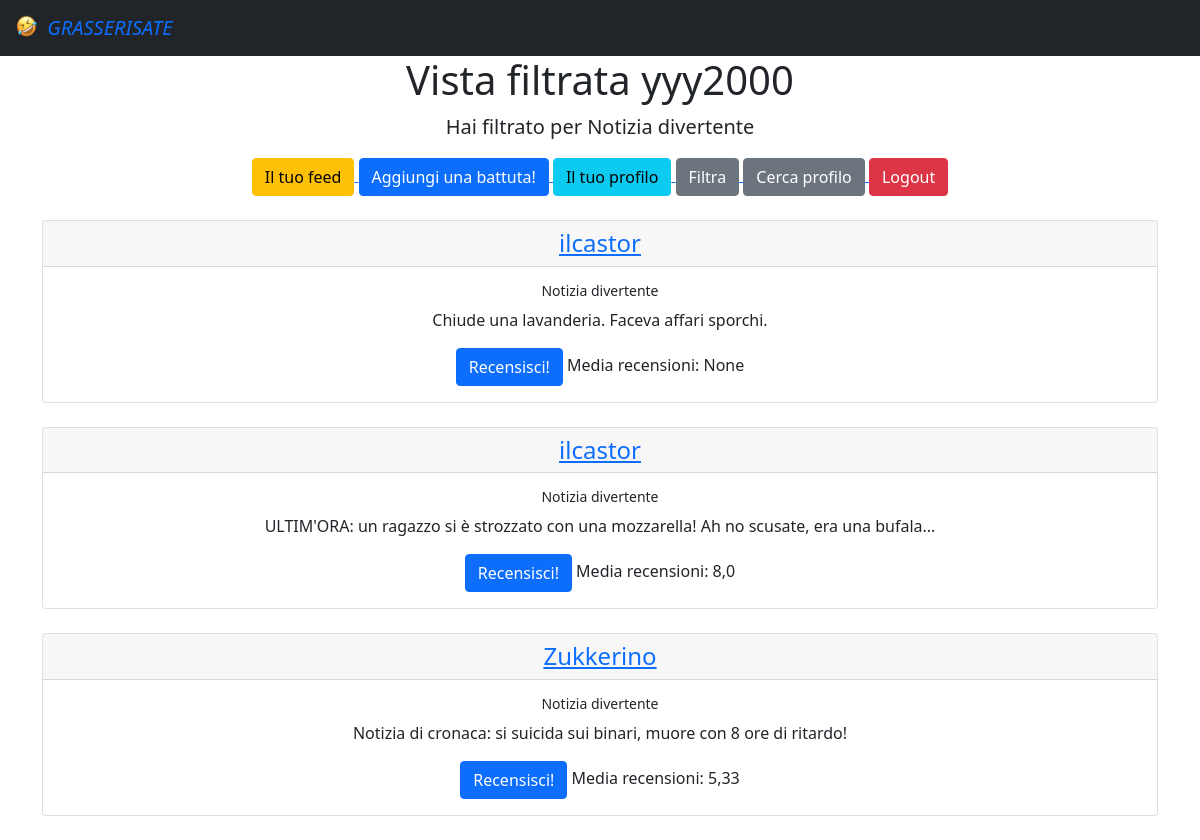
/filtered/Notizia divertente (signed in), run on the app's committed database.
### esame/models.py (models this page shows, shortened)
class Battute(models.Model):
    testo = models.TextField(default="")
    utente = models.ForeignKey(User, on_delete=models.CASCADE, related_name='utentebat')
    tempo = models.DateTimeField(auto_now=True)
    tipo = models.CharField(choices=SCELTE, default='bar', max_length=25)
    @property
    def calcola_media(self):
        media_tupla = self.battutarec.all().aggregate(Avg('voto'))
        media_lunga = media_tupla['voto__avg']
        if type(media_lunga) is NoneType:
            media = media_lunga
        else:
            media = round(media_lunga, 2)
        return media

### esame/views.py (the view)
# urls.py: path('filtered/<str:tipo>', views.VistaFiltrata.as_view(), name='vista_filtrata'),
class VistaFiltrata(ListView):
    template_name = 'vista_filtrata.html'
    model = Battute
    def get_queryset(self):
        tipo2 = self.request.resolver_match.kwargs['tipo']
        qs = Battute.objects.filter(tipo=tipo2).order_by('-tempo')
        return qs

### templates/vista_filtrata.html (shortened to what this page needs)
<html lang="en">
{% extends 'base.html' %}
{% block contenuto %}
    <div class="container">
        <h1> <div style="text-align: center;"> Vista filtrata {% if user.is_authenticated %}{{ user.username }}{% endif %}</div></h1>
        <p class="lead" style="text-align:center">
            Hai filtrato per {{ view.kwargs.tipo }}
        </p>
        {% if user.is_authenticated %}
            <div style="text-align:center">
            <a href="{% url  "feed" %}">
                    <button type="button" class="btn btn-warning">
                        Il tuo feed
                    </button>
                </a>
                <a href="{% url  "aggiungi_battuta" %}">
                    <button type="button" class="btn btn-primary">
                        Aggiungi una battuta!
                    </button>
                </a>
                <a href="{% url  "profilo" pk=user.id %}">
                    <button type="button" class="btn btn-info">
                        Il tuo profilo
                    </button>
                </a>
                <a href="{% url  "filtro" %}">
                    <button type="button" class="btn btn-secondary">
                        Filtra
                    </button>
                </a>
                <a href="{% url  "cerca_profilo" %}">
                    <button type="button" class="btn btn-secondary">
                        Cerca profilo
                    </button>
                </a>
                <a href='{% url 'logout' %}'>
                    <button type="button" class="btn btn-danger">
                        Logout
                    </button>
                </a>
                         </div>
        {% endif %}
    <br>
    <div style="text-align:center">
        {% for b in object_list %}
            <div class="card">
                <h4 class="card-header"> <a href="{% url "profilo" pk=b.utente_id %}"> {{ b.utente }}  </a> </h4>
                <div class="card-body">
                    <h6 class="card-title" > <small>{{ b.tipo }}</small>  </h6>
                    <p class="card-text"> {{ b.testo }} </p>
                    {% if user.is_authenticated %}
                        <a href="{% url "aggiungi_recensione" pk=b.id %}" class="btn btn-primary">Recensisci!</a>
                    {% else %}
                        <p class="card-text" style="color:red"> Non puoi recensire perchè non hai effettuato il login </p>
                    {% endif %}
                    Media recensioni: {{ b.calcola_media}}
                </div>
            </div>
            <br>
        {%  endfor %}
    </div>
{% endblock %}

### data on the page
Battute: utente "ilcastor", tipo "Notizia divertente", testo "Chiude una lavanderia. Faceva affari sporchi.", calcola_media "None"
Battute: utente "ilcastor", tipo "Notizia divertente", testo "ULTIM'ORA: un ragazzo si è strozzato con una mozzarella! Ah no scusate, era una bufala...", calcola_media "8,0"
Battute: utente "Zukkerino", tipo "Notizia divertente", testo "Notizia di cronaca: si suicida sui binari, muore con 8 ore di ritardo!", calcola_media "5,33"

### other printed values
{{ user.username }} "yyy2000"
{{ view.kwargs.tipo }} "Notizia divertente"
